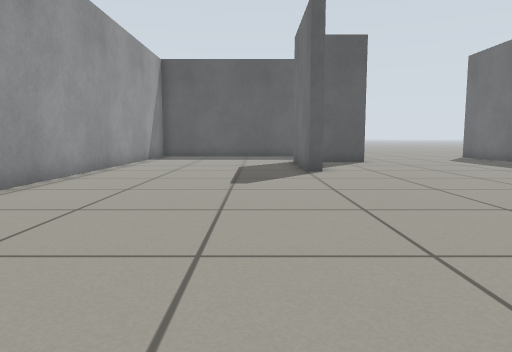
View 1 (above)

12 first-person views from a walk through a world built for the Gazebo simulator. The camera is 0.5 m above the floor, tilts 6° down and sees 70° across. The floor is counted in squares, 0.5 m on a side. Each view is taken from the middle of a square. On the plan, view 1 faces up. The plan holds only what a view shows up to about 13 squares ahead; the rest is blank.

View 2
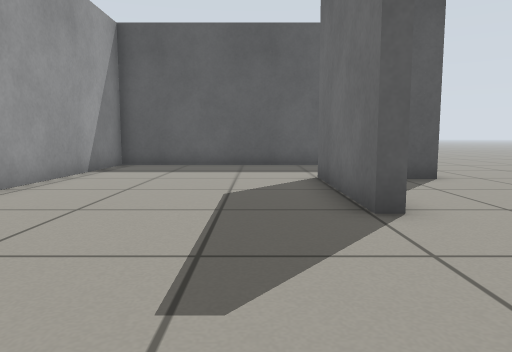

View 3
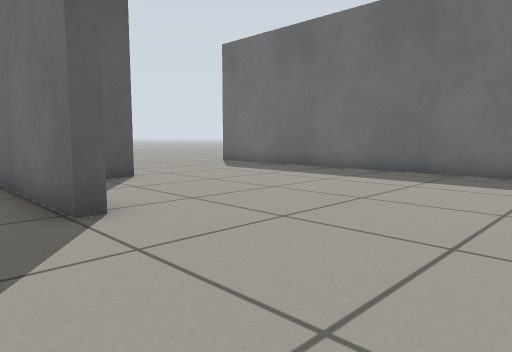

View 4
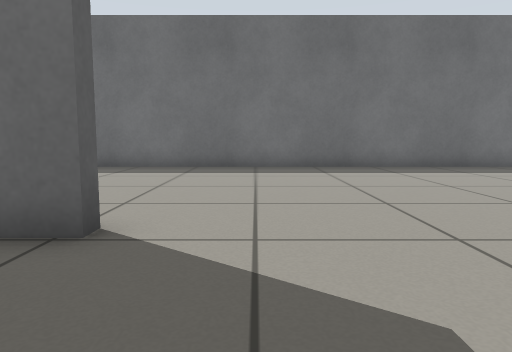

View 5
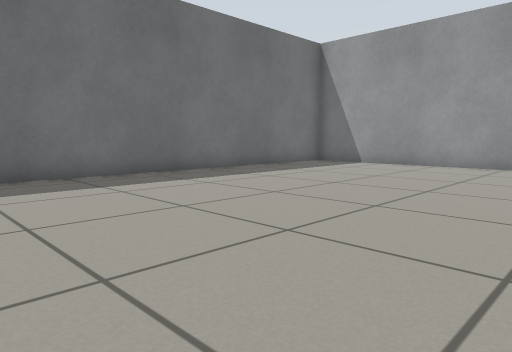

View 6
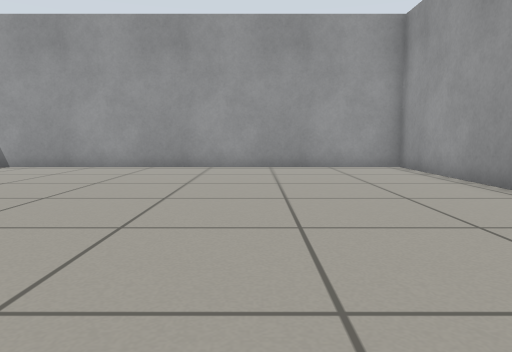

View 7
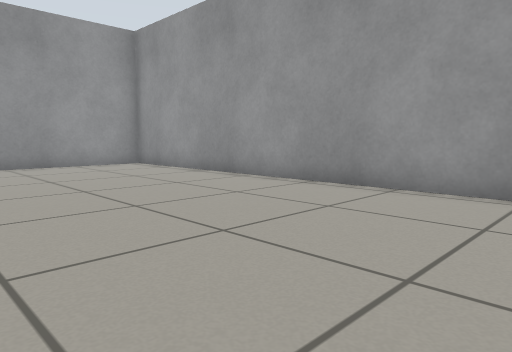

View 8
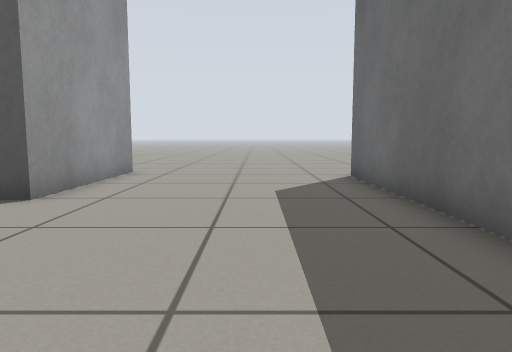

View 9
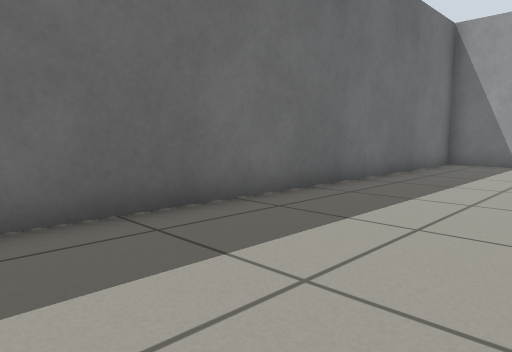

View 10
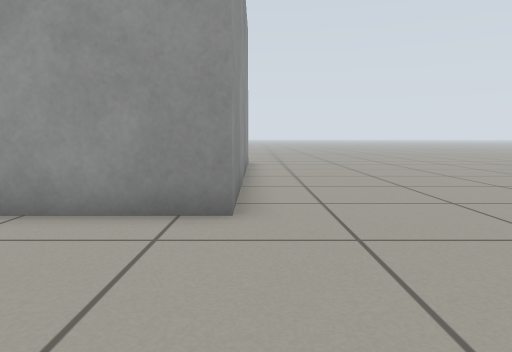

View 11
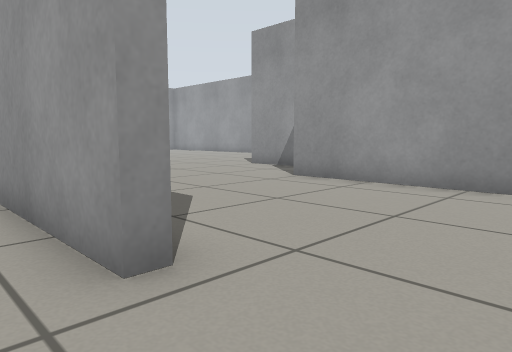

View 12
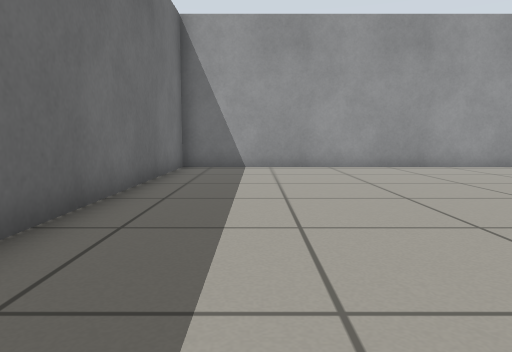

### Floor plan
Points are (right, up) in squares from view 1. A wall is a line through its corners. A room is listed if a view was taken in it or the views show most of it. See-through windows are left out.
Room 1 (views 1, 2, 3, 4, 5, 6, 7, 8, 9, 10, 12)
walls: (2, 10.7) (1.6, 10.7) (1.6, 15.2); (2, 12.9) (2, 12.1); (2.4, 19.3) (-4.9, 19.3) (-4.9, -5.4) (10.5, -5.4) (10.5, 18.6); (-3.9, 19.7) (4.4, 19.7) (4.4, 14.8) (3.6, 14.8)
low walls: (10.5, 18.6) (10.9, 18.6)
ways out: opening at (11, 20) to room 2
Room 2 (view 11)
walls: (10.9, 18.6) (10.9, 14.6)
ways out: opening at (11, 20) to room 1

Positions as (right, up) in squares from view 1, and headings:
1: (0, 0), facing up
2: (0, 6), facing up
3: (0, 6), facing up-right
4: (-2, 9), facing right
5: (1, 8), facing down-right
6: (0, 7), facing down
7: (2, 8), facing down-left
8: (8, 9), facing up
9: (6, 9), facing down-right
10: (9, 20), facing left
11: (12, 21), facing down-left
12: (8, 7), facing down
